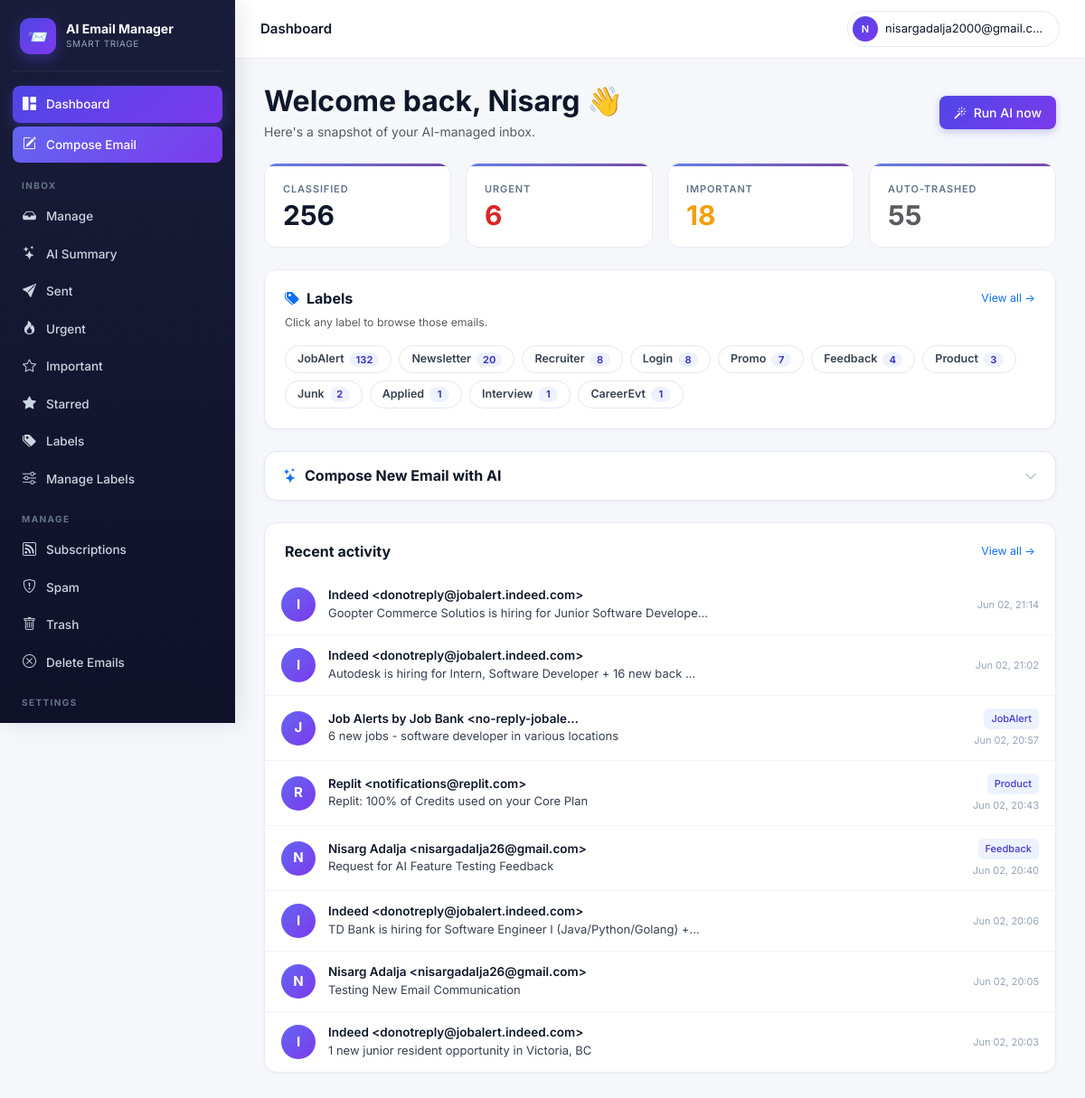
The page /accounts/dashboard/ (signed in) on the database its author committed.
### accounts/models.py (models this page shows, shortened)
class ClassifiedEmail(models.Model):
    user            = models.ForeignKey(User, on_delete=models.CASCADE, related_name="classified_emails")
    gmail_id        = models.CharField(max_length=64)
    thread_id       = models.CharField(max_length=64, blank=True)
    subject         = models.CharField(max_length=500, blank=True)
    sender          = models.CharField(max_length=300, blank=True)
    sender_email    = models.CharField(max_length=200, blank=True)
    snippet         = models.TextField(blank=True)
    received_at     = models.DateTimeField(null=True, blank=True)
    category        = models.ForeignKey(EmailCategory, on_delete=models.SET_NULL, null=True, blank=True)
    custom_category = models.ForeignKey(UserCustomCategory, on_delete=models.SET_NULL, null=True, blank=True)
    importance      = models.IntegerField(default=3)
    is_urgent       = models.BooleanField(default=False)
    is_event        = models.BooleanField(default=False)
    event_when      = models.CharField(max_length=120, blank=True)
    reason          = models.TextField(blank=True)
    action_taken    = models.CharField(max_length=16, default="kept")
    unsubscribe_url = models.URLField(max_length=1000, blank=True)
    classified_at   = models.DateTimeField(auto_now_add=True)
    class Meta:
        unique_together = [("user", "gmail_id")]
        indexes = [models.Index(fields=["user", "-received_at"])]

class EmailCategory(models.Model):
    slug         = models.SlugField(max_length=64, unique=True)
    name         = models.CharField(max_length=120)
    short_label  = models.CharField(max_length=32)
    group        = models.CharField(max_length=64)
    description  = models.TextField(blank=True)
    default_tier = models.CharField(max_length=16, choices=TIER_CHOICES, default="normal")

### accounts/views.py (the view)
# urls.py: path("dashboard/",        views.dashboard,       name="dashboard"),
@login_required
def dashboard(request):
    profile = _ensure_profile(request)
    if not profile.onboarded:
        return redirect("onboarding_step1")
    if not hasattr(request.user, "google_account"):
        return redirect("google_start")
    stats = {
        "total":     ClassifiedEmail.objects.filter(user=request.user).count(),
        "important": ClassifiedEmail.objects.filter(user=request.user, importance__gte=4).count(),
        "urgent":    ClassifiedEmail.objects.filter(user=request.user, is_urgent=True).count(),
        "trashed":   ClassifiedEmail.objects.filter(user=request.user, action_taken="trashed").count(),
    }
    recent = (ClassifiedEmail.objects.filter(user=request.user)
              .select_related("category").order_by("-received_at")[:8])
    label_counts = (ClassifiedEmail.objects
                    .filter(user=request.user, category__isnull=False)
                    .values("category__id", "category__short_label")
                    .annotate(count=Count("id"))
                    .order_by("-count")[:12])
    custom_label_counts = (ClassifiedEmail.objects
                           .filter(user=request.user, custom_category__isnull=False)
                           .values("custom_category__id", "custom_category__name")
                           .annotate(count=Count("id"))
                           .order_by("-count")[:6])
    return render(request, "dashboard.html", {
        "google_acc": request.user.google_account, "profile": profile,
        "stats": stats, "recent": recent,
        "label_counts": label_counts,
        "custom_label_counts": custom_label_counts,
    })

### accounts/context_processors.py (called while the page is built)
def active_job(request):
    if not request.user.is_authenticated:
        return {}
    job = (ClassificationJob.objects
           .filter(user=request.user, status__in=["pending", "running"])
           .order_by("-id").first())
    return {"global_active_job": job}

### accounts/views.py (called while the page is built)
def _ensure_profile(request):
    profile, _ = UserProfile.objects.get_or_create(
        user=request.user, defaults={"full_name": request.user.get_full_name()},
    )
    return profile

### templates/dashboard.html (shortened to what this page needs)
{% extends "base.html" %}{% block title %}Dashboard{% endblock %}
{% block topbar_title %}Dashboard{% endblock %}
{% block body %}
<div class="dash-header">
  <div>
    <h2 class="mb-1 fw-bold">Welcome back{% if user.first_name %}, {{ user.first_name }}{% endif %} 👋</h2>
    <p class="text-muted mb-0">Here's a snapshot of your AI-managed inbox.</p>
  </div>
  <a href="{% url 'manage_emails' %}" class="btn btn-primary"><i class="bi bi-magic me-1"></i> Run AI now</a>
</div>
<div class="row g-3 mb-4">
  <div class="col-6 col-md-3">
    <div class="stat-card">
      <div class="stat-label">Classified</div>
      <div class="stat-value">{{ stats.total }}</div>
    </div>
  </div>
  <div class="col-6 col-md-3">
    <a href="{% url 'urgent' %}" style="text-decoration:none">
      <div class="stat-card hover-lift">
        <div class="stat-label">Urgent</div>
        <div class="stat-value" style="color:var(--critical)">{{ stats.urgent }}</div>
      </div>
    </a>
  </div>
  <div class="col-6 col-md-3">
    <a href="{% url 'important' %}" style="text-decoration:none">
      <div class="stat-card hover-lift">
        <div class="stat-label">Important</div>
        <div class="stat-value" style="color:var(--important)">{{ stats.important }}</div>
      </div>
    </a>
  </div>
  <div class="col-6 col-md-3">
    <a href="{% url 'trash' %}" style="text-decoration:none">
      <div class="stat-card hover-lift">
        <div class="stat-label">Auto-trashed</div>
        <div class="stat-value text-muted">{{ stats.trashed }}</div>
      </div>
    </a>
  </div>
</div>
{% if label_counts %}
<div class="card-modern mb-4">
  <div class="d-flex justify-content-between align-items-center mb-2">
    <h6 class="mb-0 fw-bold"><i class="bi bi-tags-fill text-primary me-2"></i>Labels</h6>
    <a href="{% url 'labels' %}" class="small text-primary text-decoration-none">View all →</a>
  </div>
  <p class="text-muted small mb-3">Click any label to browse those emails.</p>
  <div class="lbl-strip">
    {% for l in label_counts %}
      <a href="{% url 'manage_emails' %}?category={{ l.category__id }}" class="lbl-chip">
        <span>{{ l.category__short_label }}</span>
        <span class="cnt">{{ l.count }}</span>
      </a>
    {% endfor %}
  </div>
</div>
{% endif %}
<div class="compose-card mb-4">
  <div class="compose-header" onclick="toggleCompose()">
    <h6><i class="bi bi-stars text-primary"></i> Compose New Email with AI</h6>
    <i class="bi bi-chevron-down compose-toggle-icon" id="compose-chevron"></i>
  </div>
</div>
<div class="card-modern">
  <div class="d-flex justify-content-between align-items-center mb-3">
    <h6 class="mb-0 fw-bold">Recent activity</h6>
    <a href="{% url 'manage_emails' %}" class="small text-primary text-decoration-none">View all →</a>
  </div>
  <ul class="elist" style="margin:0 -22px -22px">
    {% for e in recent %}
      <li class="elist-item" onclick="window.location='{% url 'email_detail' e.gmail_id %}'">
        <div class="elist-avatar" style="background:linear-gradient(135deg,#6366f1,#7c3aed)">{{ e.sender|slice:":1"|upper }}</div>
        <div class="elist-body">
          <div class="elist-sender">{{ e.sender|truncatechars:40 }}</div>
          <div class="elist-subject">{{ e.subject|truncatechars:65 }}</div>
        </div>
        <div class="elist-meta">
          {% if e.category %}<span class="badge-cat">{{ e.category.short_label }}</span>{% endif %}
          <span class="elist-time">{{ e.received_at|date:"M d, H:i" }}</span>
        </div>
      </li>
    {% empty %}
      <li class="elist-empty" style="padding:36px">
        <i class="bi bi-inbox"></i>
        <strong>No emails classified yet</strong>
        <p class="small mt-1 mb-0"><a href="{% url 'manage_emails' %}" class="text-primary">Run AI →</a></p>
      </li>
    {% endfor %}
  </ul>
</div>
{% endblock %}

### templates/base.html (shortened to what this page needs)
{% load static %}
<!doctype html>
<html lang="en">
<head>
<link href="https://cdn.jsdelivr.net/npm/bootstrap@5.3.3/dist/css/bootstrap.min.css" rel="stylesheet">
<link href="https://cdn.jsdelivr.net/npm/bootstrap-icons@1.11.3/font/bootstrap-icons.css" rel="stylesheet">
</head>
<body>
<div class="app-shell">
  <aside class="sidebar" id="sidebar">
    <div class="brand">
      <div class="brand-logo">📨</div>
      <div>
        <div class="brand-name">AI Email Manager</div>
        <div class="brand-sub">Smart triage</div>
      </div>
    </div>
    <nav>
      <a class="side-link {% if request.resolver_match.url_name == 'dashboard' %}active{% endif %}" href="{% url 'dashboard' %}">
        <i class="bi bi-grid-1x2-fill"></i> Dashboard
      </a>
      <button class="side-link side-compose-btn" style="background:linear-gradient(135deg,#6366f1,#7c3aed);color:#fff;border:none;width:100%;cursor:pointer;margin-top:4px;margin-bottom:2px"
              onclick="openComposeModal()">
        <i class="bi bi-pencil-square"></i> Compose Email
      </button>
      <div class="side-section">Inbox</div>
      <a class="side-link {% if request.resolver_match.url_name == 'manage_emails' %}active{% endif %}" href="{% url 'manage_emails' %}">
        <i class="bi bi-inbox-fill"></i> Manage
      </a>
      <a class="side-link {% if request.resolver_match.url_name == 'email_summary' %}active{% endif %}" href="{% url 'email_summary' %}">
        <i class="bi bi-stars"></i> AI Summary
      </a>
      <a class="side-link {% if request.resolver_match.url_name == 'sent' %}active{% endif %}" href="{% url 'sent' %}">
        <i class="bi bi-send-fill"></i> Sent
      </a>
      <a class="side-link {% if request.resolver_match.url_name == 'urgent' %}active{% endif %}" href="{% url 'urgent' %}">
        <i class="bi bi-fire"></i> Urgent
      </a>
      <a class="side-link {% if request.resolver_match.url_name == 'important' %}active{% endif %}" href="{% url 'important' %}">
        <i class="bi bi-star"></i> Important
      </a>
      <a class="side-link {% if request.resolver_match.url_name == 'starred' %}active{% endif %}" href="{% url 'starred' %}">
        <i class="bi bi-star-fill"></i> Starred
      </a>
      <a class="side-link {% if request.resolver_match.url_name == 'labels' %}active{% endif %}" href="{% url 'labels' %}">
        <i class="bi bi-tags-fill"></i> Labels
      </a>
      <a class="side-link {% if request.resolver_match.url_name == 'manage_labels' %}active{% endif %}" href="{% url 'manage_labels' %}">
        <i class="bi bi-sliders"></i> Manage Labels
      </a>
      <div class="side-section">Manage</div>
      <a class="side-link {% if request.resolver_match.url_name == 'subscriptions' %}active{% endif %}" href="{% url 'subscriptions' %}">
        <i class="bi bi-rss"></i> Subscriptions
      </a>
      <a class="side-link {% if request.resolver_match.url_name == 'spam' %}active{% endif %}" href="{% url 'spam' %}">
        <i class="bi bi-shield-exclamation"></i> Spam
      </a>
      <a class="side-link {% if request.resolver_match.url_name == 'trash' %}active{% endif %}" href="{% url 'trash' %}">
        <i class="bi bi-trash"></i> Trash
      </a>
      <a class="side-link {% if request.resolver_match.url_name == 'delete_emails' %}active{% endif %}" href="{% url 'delete_emails' %}">
        <i class="bi bi-x-circle"></i> Delete Emails
      </a>
      <div class="side-section">Settings</div>
      <a class="side-link {% if request.resolver_match.url_name == 'categories' %}active{% endif %}" href="{% url 'categories' %}">
      </a>
    </nav>
  </aside>
  <div class="main-wrap">
    <header class="topbar">
      <div class="topbar-left">
        <div class="topbar-title">{% block topbar_title %}{% endblock %}</div>
      </div>
      <div class="topbar-right">
        <div class="dropdown">
          <button class="user-chip dropdown-toggle" data-bs-toggle="dropdown" aria-expanded="false">
            <span class="user-avatar">{{ user.email|slice:":1"|upper }}</span>
            <span class="d-none d-sm-inline" style="max-width:180px;overflow:hidden;text-overflow:ellipsis;white-space:nowrap">{{ user.email }}</span>
          </button>
        </div>
      </div>
    </header>
    <main class="main">
      {% block body %}{% endblock %}
    </main>
  </div>
</div>
</body>
</html>

### templates/dashboard.html (style rules this page uses)
.dash-header { display:flex;justify-content:space-between;align-items:center;flex-wrap:wrap;gap:12px;margin-bottom:24px }
.lbl-strip { display:flex;flex-wrap:wrap;gap:8px;margin-top:10px }
.lbl-chip { display:inline-flex;align-items:center;gap:6px;background:#fff;border:1px solid #e2e8f0;border-radius:20px;padding:5px 13px;font-size:12.5px;font-weight:600;color:#374151;text-decoration:none;transition:all .15s;cursor:pointer }
.lbl-chip .cnt { background:#eef2ff;color:#4338ca;border-radius:10px;padding:0 7px;font-size:11px;font-weight:700;min-width:22px;text-align:center }
.compose-card { background:#fff;border:1px solid #e2e8f0;border-radius:14px;margin-bottom:24px;box-shadow:0 1px 4px rgba(0,0,0,.05);overflow:hidden }
.compose-header { display:flex;justify-content:space-between;align-items:center;padding:16px 20px;cursor:pointer;user-select:none }
.compose-header h6 { margin:0;font-weight:700;display:flex;align-items:center;gap:8px }
.compose-toggle-icon { color:#94a3b8;transition:transform .2s }

### rows shown on the page
ClassifiedEmail: sender "I", sender "Indeed <donotreply@jobalert.indeed.com>", subject "Goopter Commerce Solutios is hiring for Junior Software Develope…", received_at "Jun 02, 21:14"
ClassifiedEmail: sender "I", sender "Indeed <donotreply@jobalert.indeed.com>", subject "Autodesk is hiring for Intern, Software Developer + 16 new back …", received_at "Jun 02, 21:02"
ClassifiedEmail: sender "J", sender "Job Alerts by Job Bank <no-reply-jobale…", subject "6 new jobs - software developer in various locations", category.short_label "JobAlert", received_at "Jun 02, 20:57"
ClassifiedEmail: sender "R", sender "Replit <notifications@replit.com>", subject "Replit: 100% of Credits used on your Core Plan", category.short_label "Product", received_at "Jun 02, 20:43"
ClassifiedEmail: sender "N", sender "Nisarg Adalja <nisargadalja26@gmail.com>", subject "Request for AI Feature Testing Feedback", category.short_label "Feedback", received_at "Jun 02, 20:40"
ClassifiedEmail: sender "I", sender "Indeed <donotreply@jobalert.indeed.com>", subject "TD Bank is hiring for Software Engineer I (Java/Python/Golang) +…", received_at "Jun 02, 20:06"
ClassifiedEmail: sender "N", sender "Nisarg Adalja <nisargadalja26@gmail.com>", subject "Testing New Email Communication", received_at "Jun 02, 20:05"
ClassifiedEmail: sender "I", sender "Indeed <donotreply@jobalert.indeed.com>", subject "1 new junior resident opportunity in Victoria, BC", received_at "Jun 02, 20:03"

### other values the page prints
{{ user.email|slice:":1"|upper }} "N"
{{ user.email }} "nisargadalja2000@gmail.c…"
{{ user.first_name }} "Nisarg"
{{ stats.total }} "256"
{{ stats.urgent }} "6"
{{ stats.important }} "18"
{{ stats.trashed }} "55"
{{ l.category__short_label }} "JobAlert" "Newsletter" "Recruiter" "Login" "Promo" "Feedback" "Product" "Junk" "Applied" "Interview" "CareerEvt"
{{ l.count }} "132" "20" "8" "8" "7" "4" "3" "2" "1" "1" "1"
